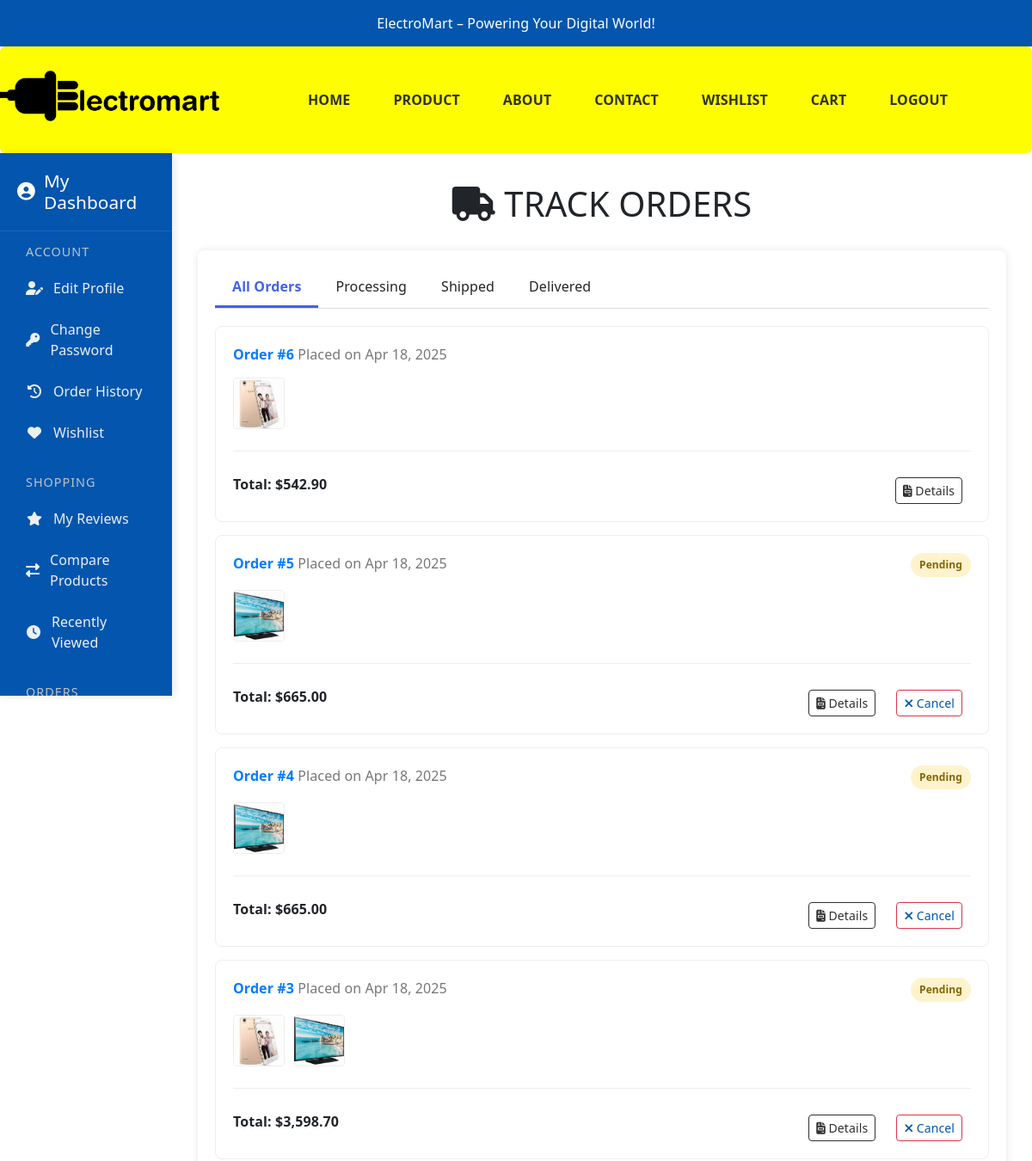
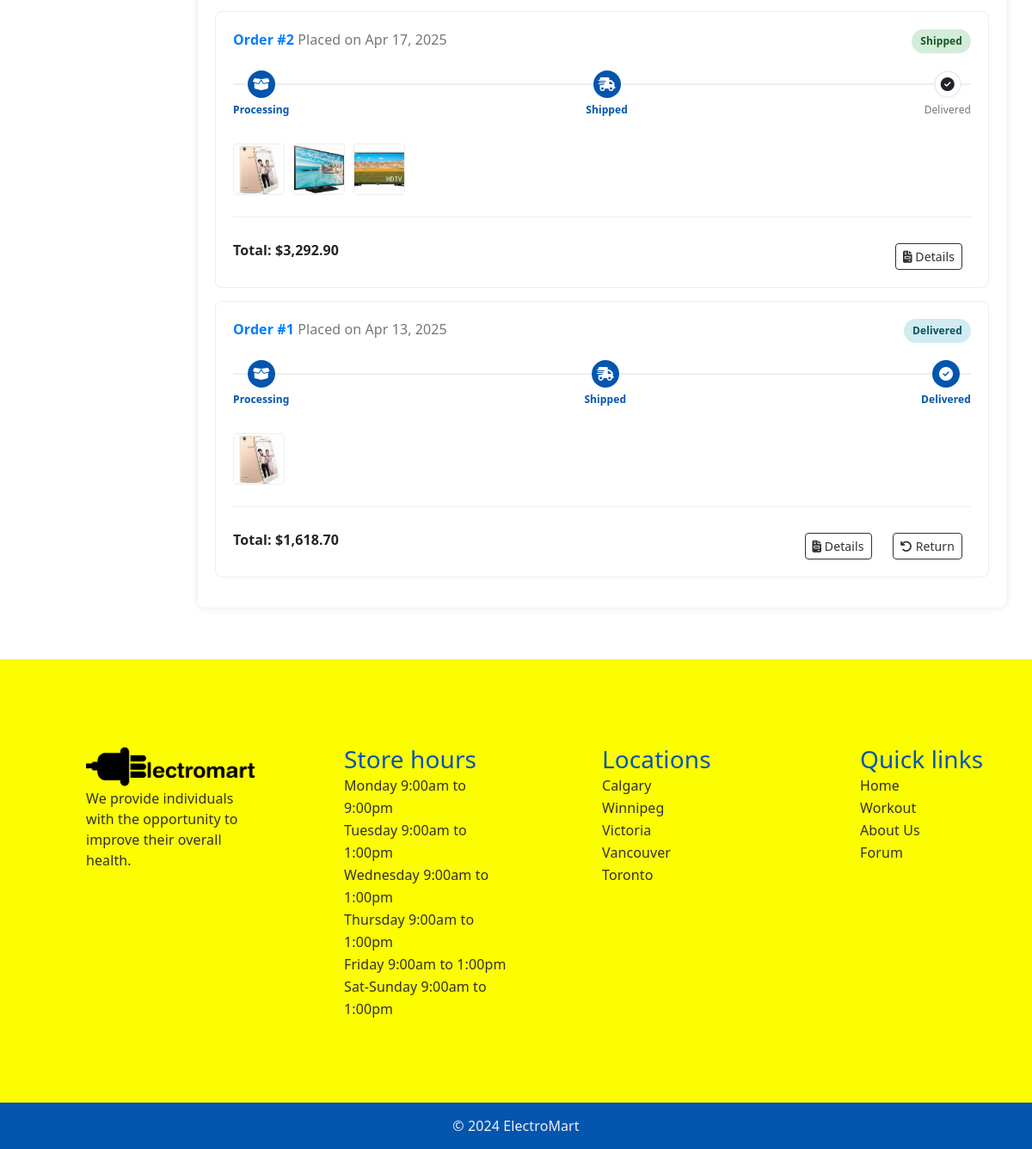
The page /customer/orders.php (signed in) on the database its author committed (2 pictures, top to bottom).
### tables this page shows
CREATE TABLE `orders` (
  `id` int(11) NOT NULL,
  `user_id` int(11) NOT NULL,
  `total_price` decimal(10,2) NOT NULL,
  `status` enum('pending','shipped','delivered') DEFAULT 'pending',
  `created_at` timestamp NOT NULL DEFAULT current_timestamp()
);

CREATE TABLE `products` (
  `id` int(11) NOT NULL,
  `vendor_id` int(11) NOT NULL,
  `name` varchar(255) NOT NULL,
  `description` text DEFAULT NULL,
  `Features` varchar(255) NOT NULL,
  `price` decimal(10,2) NOT NULL,
  `category` int(11) DEFAULT NULL,
  `stock` int(11) DEFAULT 0,
  `image` varchar(255) DEFAULT NULL,
  `created_at` timestamp NOT NULL DEFAULT current_timestamp()
);

### customer/orders.php (the view, shortened to what this page needs)
<?php
include '../config/db.php';
$user_id = (int)$_SESSION['user_id'];
$orders = [];
$stmt = $conn->prepare("SELECT id, total_price, status, created_at FROM orders WHERE user_id = ? ORDER BY created_at DESC");
$stmt->bind_param("i", $user_id);
$stmt->execute();
$result = $stmt->get_result();
while ($order = $result->fetch_assoc()) {
    $order_id = $order['id'];
    $product_stmt = $conn->prepare("
        SELECT p.name, p.image
        FROM order_items oi
        JOIN products p ON oi.product_id = p.id
        WHERE oi.order_id = ?
    ");
    $product_stmt->bind_param("i", $order_id);
    $product_stmt->execute();
    $product_result = $product_stmt->get_result();
    $products = [];
    while ($product = $product_result->fetch_assoc()) {
        $products[] = $product;
    }
    $order['products'] = $products;
    $orders[] = $order;
}
?>
<!DOCTYPE html>
<html lang="en">
<head>
    <link rel="stylesheet" href="https://cdnjs.cloudflare.com/ajax/libs/font-awesome/6.4.0/css/all.min.css">
    <link rel="stylesheet" href="public/css/stylesheet.css">
</head>
<body>
    <?php include 'header.php'; ?>
    <div class="dashboard-container">
        <?php include 'dashboard-sidebar.php'; ?>
        <main class="profile-main-content">
            <h1><i class="fas fa-truck"></i> Track Orders</h1>
            <div class="orders-container">
                <?php if (!empty($orders)): ?>
                    <div class="order-tabs">
                        <div class="order-tab active">All Orders</div>
                        <div class="order-tab">Processing</div>
                        <div class="order-tab">Shipped</div>
                        <div class="order-tab">Delivered</div>
                    </div>
                    <?php foreach ($orders as $order): ?>
                    <div class="order-item">
                        <div class="order-header">
                            <div>
                                <span class="order-id">Order #<?php echo $order['id']; ?></span>
                                <span class="order-date">Placed on <?php echo date('M d, Y', strtotime($order['created_at'])); ?></span>
                            </div>
                            <span class="order-status status-<?php echo strtolower($order['status']); ?>">
                                <?php echo ucfirst($order['status']); ?>
                            </span>
                        </div>
                        <?php if (in_array($order['status'], ['shipped', 'delivered'])): ?>
                        <div class="tracking-steps">
                            <div class="tracking-step">
                                <div class="step-icon <?php echo in_array($order['status'], ['processing', 'shipped', 'delivered']) ? 'active' : ''; ?>">
                                    <i class="fas fa-box-open"></i>
                                </div>
                                <div class="step-label <?php echo in_array($order['status'], ['processing', 'shipped', 'delivered']) ? 'active' : ''; ?>">Processing</div>
                            </div>
                            <div class="tracking-step">
                                <div class="step-icon <?php echo in_array($order['status'], ['shipped', 'delivered']) ? 'active' : ''; ?>">
                                    <i class="fas fa-shipping-fast"></i>
                                </div>
                                <div class="step-label <?php echo in_array($order['status'], ['shipped', 'delivered']) ? 'active' : ''; ?>">Shipped</div>
                            </div>
                            <div class="tracking-step">
                                <div class="step-icon <?php echo $order['status'] === 'delivered' ? 'active' : ''; ?>">
                                    <i class="fas fa-check-circle"></i>
                                </div>
                                <div class="step-label <?php echo $order['status'] === 'delivered' ? 'active' : ''; ?>">Delivered</div>
                            </div>
                        </div>
                        <?php endif; ?>
                        <div class="order-products">
                            <?php foreach ($order['products'] as $product): ?>
                            <img src="../images/<?php echo $product['image']; ?>" alt="<?php echo htmlspecialchars($product['name']); ?>" class="order-product-img" title="<?php echo htmlspecialchars($product['name']); ?>">
                            <?php endforeach; ?>
                        </div>
                        <div class="order-footer">
                            <div class="order-total">Total: $<?php echo number_format($order['total_price'], 2); ?></div>
                            <div class="order-actions">
                                <a href="order-details.php?id=<?php echo $order['id']; ?>" class="btn btn-outline-primary btn-sm">
                                    <i class="fas fa-file-invoice"></i> Details
                                </a>
                                <?php if ($order['status'] === 'pending'): ?>
                                <a href="#" class="btn btn-outline-danger btn-sm cancel-order" data-id="<?php echo $order['id']; ?>">
                                    <i class="fas fa-times"></i> Cancel
                                </a>
                                <?php endif; ?>
                                <?php if ($order['status'] === 'delivered'): ?>
                                <a href="#" class="btn btn-outline-secondary btn-sm">
                                    <i class="fas fa-undo"></i> Return
                                </a>
                                <?php endif; ?>
                            </div>
                        </div>
                    </div>
                    <?php endforeach; ?>
                <?php endif; ?>
            </div>
        </main>
    </div>
    <?php include 'footer.php'; ?>
</body>
</html>

### rows shown on the page
orders: id "6", created_at "Apr 18, 2025", total_price "542.90"
products: image (picture)
orders: id "5", created_at "Apr 18, 2025", status "Pending", total_price "665.00"
products: image (picture)
orders: id "4", created_at "Apr 18, 2025", status "Pending", total_price "665.00"
orders: id "3", created_at "Apr 18, 2025", status "Pending", total_price "3,598.70"
orders: id "2", created_at "Apr 17, 2025", status "Shipped", shows "Processing", total_price "3,292.90"
products: image (picture)
orders: id "1", created_at "Apr 13, 2025", status "Delivered", shows "Processing", total_price "1,618.70", shows "Return"
